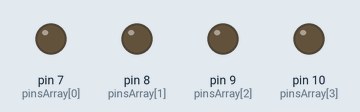
Recording of a sketch running on a simulated Arduino Uno, built with avr-gcc and run on an emulated ATmega328P. Parts: output pins drawn as LEDs (lit = HIGH).

Above: at 2.0 s.
At 6.0 s:
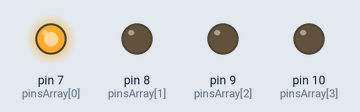
At 10.0 s:
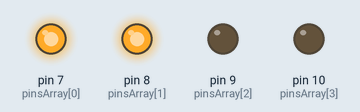
At 14.0 s:
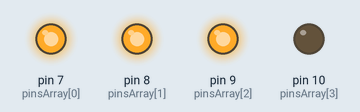
At 18.0 s:
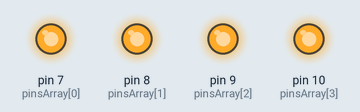
Timing chart, 0 to 26.0 s (numbered marks = the images above):
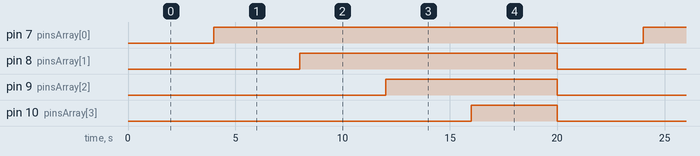

The sketch:

incrementalLED.ino
```cpp
//  makeabarmillis01
//  works 03JUL2016
long markTime;
long elapsedTime;
byte bar = 0;
byte pinsArray [4] = {7,8,9,10};
boolean gotMark = false;

void setup ()
{
  pinMode(7,OUTPUT);
  pinMode(8,OUTPUT);
  pinMode(9,OUTPUT);
  pinMode(10,OUTPUT);
}
void loop ()
{
  if(gotMark == false)
  {
    markTime = millis();
    gotMark = true;
  }
  elapsedTime = millis();
  if((elapsedTime - markTime) >= 4000) // 2 secs each
  {
    bartime();
  }
}
void bartime ()
{
  gotMark = false;
  if(bar < 4)
  {
    digitalWrite(pinsArray[bar],HIGH);
    bar ++;
  }
  else
  {
    // clear the bar
    digitalWrite(pinsArray[0],LOW);
    digitalWrite(pinsArray[1],LOW);
    digitalWrite(pinsArray[2],LOW);
    digitalWrite(pinsArray[3],LOW);
    bar = 0;  // reset bar
  }
}
```

Measured:
- by itself, pin 7 (pinsArray[0]): alternates HIGH for 16.0 s and LOW for 4.0 s
- by itself, pin 8 (pinsArray[1]): alternates HIGH for 12.0 s and LOW for 8.0 s
- by itself, pin 9 (pinsArray[2]): alternates HIGH for 8.0 s and LOW for 12.0 s
- by itself, pin 10 (pinsArray[3]): alternates HIGH for 4.0 s and LOW for 16.0 s
